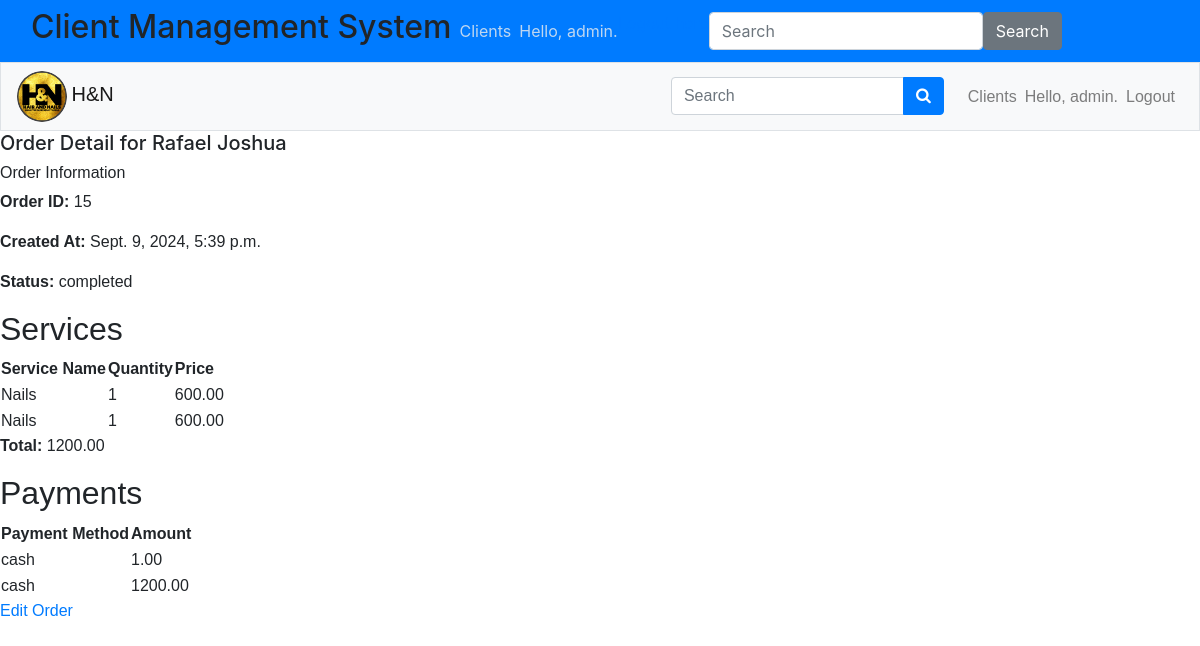
/services/order/15/ (signed in), run on the app's committed database.
### services/models.py (models this page shows, shortened)
class Order(models.Model):
    client = models.ForeignKey(Client, on_delete=models.CASCADE)
    created_at = models.DateTimeField(default=timezone.now)
    status = models.CharField(max_length=10, choices=[('pending', 'Pending'), ('completed', 'Completed')], default='pending')
    total = models.DecimalField(max_digits=10, decimal_places=2, default=0)

class OrderItem(models.Model):
    order = models.ForeignKey(Order, on_delete=models.CASCADE)
    service = models.ForeignKey(Service, on_delete=models.CASCADE)
    quantity = models.PositiveIntegerField(default=1)

class Service(models.Model):
    name = models.CharField(max_length=200)
    price = models.DecimalField(max_digits=10, decimal_places=2)
    description = models.TextField(blank=True, null=True)
    duration = models.DurationField(blank=True, null=True)

class Payment(models.Model):
    PAYMENT_METHODS = [
        ('cash', 'Cash'),
        ('paybill', 'Paybill'),
        ('till_number', 'Till Number')
    ]
    order = models.ForeignKey(Order, on_delete=models.CASCADE)
    method = models.CharField(max_length=20, choices=PAYMENT_METHODS)
    amount = models.DecimalField(max_digits=10, decimal_places=2)

### users/models.py (models this page shows, shortened)
class Client(models.Model):
    first_name = models.CharField(max_length=100)
    second_name = models.CharField(max_length=100)
    email = models.EmailField(unique=True)
    phone = models.CharField(max_length=15, unique=True)
    points = models.IntegerField(default=0)
    referral_points = models.IntegerField(default=0)
    date_of_birth = models.DateField(null=True, blank=True)
    birthday_points = models.IntegerField(default=0)
    referred_by = models.ForeignKey('self', null=True, blank=True, on_delete=models.SET_NULL)
    card_paid = models.BooleanField(default=False)
    card_issued = models.BooleanField(default=False)

### services/views.py (the view)
# urls.py: path('order/<int:order_id>/', views.order_detail, name='order_detail'),
@login_required
def order_detail(request, order_id):
    order = get_object_or_404(Order, id=order_id)
    return render(request, 'services/order_detail.html', {'order': order})

### services/templates/services/order_detail.html (shortened to what this page needs)
<!DOCTYPE html>
<html>
<head>
    {% extends 'users/base.html' %}
    {% block header %}
    <h5>Order Detail for {{ order.client.first_name }} {{ order.client.second_name }}</h5>
    {% endblock header %}
    {% block content %}
    <h6>Order Information</h6>
    <p><strong>Order ID:</strong> {{ order.id }}</p>
    <p><strong>Created At:</strong> {{ order.created_at }}</p>
    <p><strong>Status:</strong> {{ order.status }}</p>
    <h2>Services</h2>
    <table>
        <thead>
            <tr>
                <th>Service Name</th>
                <th>Quantity</th>
                <th>Price</th>
            </tr>
        </thead>
        <tbody>
            {% for item in order.orderitem_set.all %}
                <tr>
                    <td>{{ item.service.name }}</td>
                    <td>{{ item.quantity }}</td>
                    <td>{{ item.service.price }}</td>
                </tr>
            {% endfor %}
        </tbody>
    </table>
    <p><strong>Total:</strong> {{ order.total }}</p>
    <h2>Payments</h2>
    <table>
        <thead>
            <tr>
                <th>Payment Method</th>
                <th>Amount</th>
            </tr>
        </thead>
        <tbody>
            {% for payment in order.payment_set.all %}
                <tr>
                    <td>{{ payment.method }}</td>
                    <td>{{ payment.amount }}</td>
                </tr>
            {% endfor %}
        </tbody>
    </table>
    <a class="button" href="{% url 'services:edit_order' order.id %}">Edit Order</a>
    {% endblock content %}

### users/templates/users/base.html (shortened to what this page needs)
<!DOCTYPE html>
<html lang="en">
<head>
    {% load static %}
        <link rel="stylesheet" href="{% static 'HN_vms/css/base.css' %}">
        <link rel="stylesheet" href="{% static 'HN_vms/css/login.css' %}">
        <link rel="stylesheet" href="{% static 'HN_vms/css/index.css' %}">
        <link rel="stylesheet" href="{% static 'HN_vms/css/register_client.css' %}">
        <link rel="stylesheet" href="{% static 'HN_vms/css/search.css' %}">
        <link rel="stylesheet" href="{% static 'HN_vms/css/base.css' %}">
            <link rel="stylesheet" href="https://cdn.jsdelivr.net/npm/bootstrap@4.3.1/dist/css/bootstrap.min.css">
            <link rel="stylesheet" href="https://cdnjs.cloudflare.com/ajax/libs/font-awesome/4.7.0/css/font-awesome.min.css">
        <link rel='stylesheet' href='https://cdn.jsdelivr.net/npm/fullcalendar@5/main.min.css'>
        <link rel='stylesheet' href='https://cdn.jsdelivr.net/npm/fullcalendar@5/main.min.css'>
</head>
<body>
  <nav class="navbar navbar-expand-lg bg-primary" data-bs-theme="dark">
    <div class="container-fluid">
    <h2> Client Management System</h2>
    <div class="collapse navbar-collapse" id="navbarColor01">
        <ul class="navbar-nav me-auto">
          <li class="nav-item">
            <a class="nav-link" href="{% url 'users:client_list' %}">Clients</a>
          </li>
          {% if user.is_authenticated %}
            <li class="nav-item">
              <span class="navbar-text">Hello, {{ user.username }}.</span>
            </li>
            <li class="nav-item">
              <a href="{% url 'users:logout' %}">Logout here</a>
            </li>
          {% else %}
            <li class="nav-item">
              <a class="nav-link" href="{% url 'users:login' %}">Log in</a></li>
          {% endif %}
    </ul>
        <form class="d-flex">
          <input class="form-control me-sm-2" type="search" placeholder="Search">
          <button class="btn btn-secondary my-2 my-sm-0" type="submit">Search</button>
        </form>
    </div>
    </div>
</nav>
  <div class="nav_bar">
    <nav class="navbar navbar-expand-md navbar-light bg-light border">
        <div class="header_logo">
          <img src="{% static 'HN_vms/images/HN_Logo.png' %}" alt="" class="fa-2x">
        <a style="font-family: 'Rubik',sans-serif;" class="navbar-brand" href="{% url 'users:index' %}">
          H&N
        </a>
      </div>
        <div style="font-family: 'Rubik',sans-serif;" class="collapse navbar-collapse" id="navbarCollapse">
            <ul class="navbar-nav ml-auto">
                  <form action="{% url 'users:search' %}" method="get">
                    <li class="navbar-item mr-3 my-auto">
                    <div class="input-group">
                      <input class="form-control" name="query" type="text" placeholder="Search">
                      <div class="input-group-append">
                        <button type="submit" class="btn btn-primary">
                          <i class="fa fa-search"></i>
                        </button>
                      </div>
                    </div>
                    </li>
                  </form>
                  <li class="nav-item">
                    <a class="nav-link" href="{% url 'users:client_list' %}">Clients</a>
                  </li>
                  {% if user.is_authenticated %}
                    <li class="nav-item">
                      <span class="navbar-text">Hello, {{ user.username }}.</span>
                    </li>
                    <li class="nav-item">
                      <a class="nav-link" href="{% url 'users:logout' %}">Logout</i></a>
                    </li>
                  {% else %}
                    <li class="nav-item">
                      <a class="nav-link" href="{% url 'users:login' %}">Log in</a></li>
                  {% endif %}
            </ul>
        </div>
    </nav>
</div>
<main>
    <div>
      {% block header %}{% endblock header %}
    </div>
    <div style="font-family: 'Rubik',sans-serif;">
        {% block content %}{% endblock content %}
    </div>
</main>
</body>
</html>

### static/HN_vms/css/base.css (style rules this page uses)
body { max-width: 100vw; max-height: 100vh; color: #ffff; font-family: century 'Franklin Gothic Medium', 'Arial Narrow', Arial, sans-serif; }
:root { --main-color: #F3781C; --hover-color: hsl(37, 94%, 57%); --body-color: black; --container-color: #2d2e37; --text-color: #fcfeff; --background-color: rgba(245, 237, 237, 0.445); --theme-color: #1e1e1e; --secondary-color: orange; --light-body: #272626; --app-fab-color: hsla(0,0%,100%,0.6); --app-fab-background-color: rgba(30,30,30,0.72); --app-fab-border-color: hsla(0,0%,100%,0.04); --color-primary: hsla(0,0%,93.3%,0.8); --color-secondary: hsla(0,0%,100%,0.2); --background: #121212; --background-gradient: linear-gradient(180deg,#121212,#252525 25%,#252525 50%,#252525 75%,#121212); --shadow-gradient: linear-gradient(90deg,rgba(18,18,18,0.8),rgba(18,18,18,0)); --hover-background: hsla(0,0%,100%,0.06); }

### static/HN_vms/css/login.css (style rules this page uses)
body { width: 100vw; height: 100vh; color: #ffff; }
.header_logo img { width: 50px; height: auto; margin: auto; border-radius: 50%; }

### static/HN_vms/css/index.css (style rules this page uses)
body { background-color: rgb(245, 245, 82); }
:root { --main-color: #F3781C; --hover-color: hsl(37, 94%, 57%); --body-color: black; --container-color: #2d2e37; --text-color: #fcfeff; --background-color: rgba(245, 237, 237, 0.445); --theme-color: #1e1e1e; --secondary-color: orange; --light-body: #272626; --app-fab-color: hsla(0,0%,100%,0.6); --app-fab-background-color: rgba(30,30,30,0.72); --app-fab-border-color: hsla(0,0%,100%,0.04); --color-primary: hsla(0,0%,93.3%,0.8); --color-secondary: hsla(0,0%,100%,0.2); --background: #121212; --background-gradient: linear-gradient(180deg,#121212,#252525 25%,#252525 50%,#252525 75%,#121212); --shadow-gradient: linear-gradient(90deg,rgba(18,18,18,0.8),rgba(18,18,18,0)); --hover-background: hsla(0,0%,100%,0.06); }
.nav-item span { font-size: medium; color: var(--color-primary); }
.nav-link { color: var(--color-primary); }

### static/HN_vms/css/register_client.css (style rules this page uses)
input { background-color: white; outline: none; box-sizing: border-box; border-radius: 10px; border: 1px solid silver; margin-left: 50px; align-items: start; width: 100%; }
@media only screen and (min-width: 768px) { input, select, button { margin-left: 20px; } }
@media only screen and (min-width: 992px) { input, select, button { margin-left: 30px; } }

### data on the page
Order: client.first_name "Rafael", client.second_name "Joshua", id "15", created_at "Sept. 9, 2024, 5:39 p.m.", status "completed", total "1200.00"
OrderItem: service.name "Nails", quantity "1", service.price "600.00"
OrderItem: service.name "Nails", quantity "1", service.price "600.00"
Payment: method "cash", amount "1.00"
Payment: method "cash", amount "1200.00"

### other printed values
{{ user.username }} "admin"
